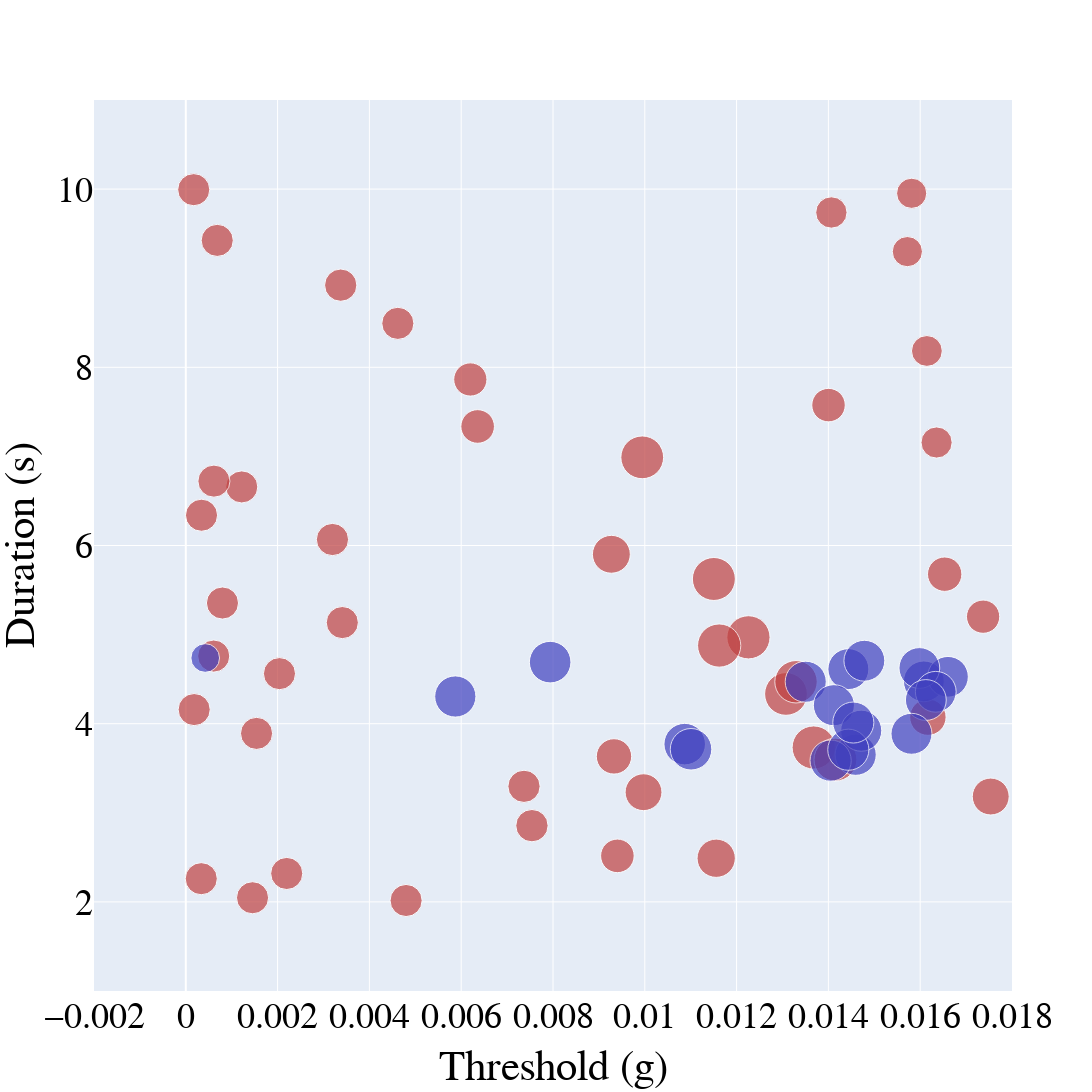

The notebook cell this image was saved under:
### Code cell
import plotly.graph_objects as go
import numpy as np

# Function to map a value in [1, 65] to a saturation percentage between 30% and 100%
def value_to_saturation(val, min_val=1, max_val=65, min_sat=0.5, max_sat=1.0, gamma=2):
    """
    Normalize the value to [0, 1], then apply a gamma transformation
    to obtain a non-linear mapping, and finally scale to [min_sat, max_sat].
    """
    norm = (val - min_val) / (max_val - min_val)
    sat = min_sat + (norm ** gamma) * (max_sat - min_sat)
    return round(sat * 100, 1)  # Return as percentage

# For R_PRE (red): use hue=0 and apply the saturation mapping to each third-column value
colors_red = [f'hsl(0, {value_to_saturation(val)}%, 50%)' for val in R_PRE[:, 2]]

# For R_ONB (blue): use hue=240 and apply the saturation mapping to each third-column value
colors_blue = [f'hsl(240, {value_to_saturation(val)}%, 50%)' for val in R_ONB[:, 2]]

# Font customization variables
font_family = "Times New Roman"
font_size = 36
font_color = "black"

# Create figure object
fig = go.Figure()

# Add first dataset R_PRE (red)
fig.add_trace(go.Scatter(
    x=R_PRE[:, 0],       # x-axis: threshold (first column)
    y=R_PRE[:, 1],       # y-axis: duration (second column)
    mode='markers',      # markers only
    marker=dict(
        size=R_PRE[:, 2] * 40,  # marker size scaled from the third column values
        color=colors_red        # marker color with saturation based on non-linear mapping
    ),
    name='R_PRE'
))

# Add second dataset R_ONB (blue)
fig.add_trace(go.Scatter(
    x=R_ONB[:, 0],       # x-axis: threshold (first column)
    y=R_ONB[:, 1],       # y-axis: duration (second column)
    mode='markers',      # markers only
    marker=dict(
        size=R_ONB[:, 2] * 40,  # marker size scaled from the third column values
        color=colors_blue       # marker color with saturation based on non-linear mapping
    ),
    name='R_ONB'
))

# Update overall layout: set font, square canvas, axis labels, and hide legend
fig.update_layout(
    font=dict(
        family=font_family,
        size=font_size,
        color=font_color
    ),
    width=1600,
    height=1600,
    showlegend=False,
    xaxis_title="Threshold (g)",
    yaxis_title="Duration (s)"
)

# Update x-axis range and tick font
fig.update_xaxes(
    range=[-0.002, 0.018],
    tickfont=dict(family=font_family, size=font_size, color=font_color)
)

# Update y-axis range and tick font
fig.update_yaxes(
    range=[1, 11],
    tickfont=dict(family=font_family, size=font_size, color=font_color)
)

# save the plot as png
# fig.write_image("overview.png")

# Show plot
fig.show()

### Figure 1 — Plotly figure (JSON) as saved in the notebook; plotly's stock layout.template omitted (floating-point values rounded to 4 significant figures)
{"data": [{"marker": {"color": ["hsl(0, 50.0%, 50%)", "hsl(0, 50.0%, 50%)", "hsl(0, 50.0%, 50%)", "hsl(0, 50.0%, 50%)", "hsl(0, 50.0%, 50%)", "hsl(0, 50.0%, 50%)", "hsl(0, 50.0%, 50%)", "hsl(0, 50.0%, 50%)", "hsl(0, 50.0%, 50%)", "hsl(0, 50.0%, 50%)", "hsl(0, 50.0%, 50%)", "hsl(0, 50.0%, 50%)", "hsl(0, 50.0%, 50%)", "hsl(0, 50.0%, 50%)", "hsl(0, 50.0%, 50%)", "hsl(0, 50.0%, 50%)", "hsl(0, 50.0%, 50%)", "hsl(0, 50.0%, 50%)", "hsl(0, 50.0%, 50%)", "hsl(0, 50.0%, 50%)", "hsl(0, 50.0%, 50%)", "hsl(0, 50.0%, 50%)", "hsl(0, 50.0%, 50%)", "hsl(0, 50.0%, 50%)", "hsl(0, 50.0%, 50%)", "hsl(0, 50.0%, 50%)", "hsl(0, 50.0%, 50%)", "hsl(0, 50.0%, 50%)", "hsl(0, 50.0%, 50%)", "hsl(0, 50.0%, 50%)", "hsl(0, 50.0%, 50%)", "hsl(0, 50.0%, 50%)", "hsl(0, 50.0%, 50%)", "hsl(0, 50.0%, 50%)", "hsl(0, 50.0%, 50%)", "hsl(0, 50.0%, 50%)", "hsl(0, 50.0%, 50%)", "hsl(0, 50.0%, 50%)", "hsl(0, 50.0%, 50%)", "hsl(0, 50.0%, 50%)", "hsl(0, 50.0%, 50%)", "hsl(0, 50.0%, 50%)", "hsl(0, 50.0%, 50%)", "hsl(0, 50.0%, 50%)", "hsl(0, 50.0%, 50%)"], "size": [32.1, 32.1, 30.17, 32.23, 33.57, 32.1, 38.28, 36.91, 32.23, 33.23, 43.11, 32.28, 36.86, 31.34, 32.15, 43.17, 42.7, 42.78, 32.1, 32.1, 33.6, 32.1, 32.1, 32.1, 30.17, 43.21, 42.97, 33.27, 32.1, 32.33, 31.16, 32.1, 30.82, 34.38, 32.1, 42.91, 33.49, 35.36, 32.1, 32.13, 37.88, 36.38, 32.1, 42.42, 32.1]}, "mode": "markers", "name": "R_PRE", "type": "scatter", "x": [0.0003365, 0.002199, 0.01572, 0.007368, 0.009403, 0.0006845, 0.01156, 0.01754, 0.003195, 0.006199, 0.01368, 0.003375, 0.009972, 0.01406, 0.00462, 0.01226, 0.01308, 0.009944, 0.000799, 0.001219, 0.006358, 0.002041, 0.001541, 0.001454, 0.01581, 0.01162, 0.0115, 0.01737, 0.0001824, 0.007541, 0.01636, 0.0003424, 0.01615, 0.01653, 0.0006082, 0.01415, 0.014, 0.009329, 0.0006128, 0.00341, 0.009272, 0.01617, 0.0048, 0.01329, 0.0001728], "y": [2.261, 2.319, 9.298, 3.297, 2.517, 9.424, 2.49, 3.183, 6.067, 7.863, 3.733, 8.922, 3.231, 9.738, 8.493, 4.97, 4.334, 6.989, 5.354, 6.657, 7.336, 4.562, 3.891, 2.046, 9.953, 4.877, 5.624, 5.201, 4.158, 2.856, 7.156, 6.34, 8.183, 5.678, 4.759, 3.597, 7.575, 3.633, 6.722, 5.135, 5.901, 4.074, 2.016, 4.471, 9.994]}, {"marker": {"color": ["hsl(240, 50.0%, 50%)", "hsl(240, 50.0%, 50%)", "hsl(240, 50.0%, 50%)", "hsl(240, 50.0%, 50%)", "hsl(240, 50.0%, 50%)", "hsl(240, 50.0%, 50%)", "hsl(240, 50.0%, 50%)", "hsl(240, 50.0%, 50%)", "hsl(240, 50.0%, 50%)", "hsl(240, 50.0%, 50%)", "hsl(240, 50.0%, 50%)", "hsl(240, 50.0%, 50%)", "hsl(240, 50.0%, 50%)", "hsl(240, 50.0%, 50%)", "hsl(240, 50.0%, 50%)", "hsl(240, 50.0%, 50%)", "hsl(240, 50.0%, 50%)", "hsl(240, 50.0%, 50%)", "hsl(240, 50.0%, 50%)", "hsl(240, 50.0%, 50%)"], "size": [40.92, 41.59, 40.78, 40.71, 40.86, 40.75, 41.05, 40.78, 28.67, 41.2, 41.06, 40.83, 41.52, 41.15, 41.07, 41.23, 40.96, 41.16, 41.06, 41.52]}, "mode": "markers", "name": "R_ONB", "type": "scatter", "x": [0.01444, 0.007938, 0.01608, 0.0166, 0.01478, 0.01598, 0.01351, 0.01634, 0.000423, 0.005872, 0.01412, 0.01612, 0.01087, 0.01459, 0.01471, 0.01405, 0.01581, 0.01443, 0.01454, 0.01101], "y": [4.613, 4.691, 4.475, 4.526, 4.707, 4.625, 4.471, 4.358, 4.737, 4.305, 4.208, 4.266, 3.771, 3.652, 3.921, 3.586, 3.887, 3.708, 4.013, 3.713]}], "layout": {"font": {"color": "black", "family": "Times New Roman", "size": 36}, "height": 1600, "showlegend": false, "width": 1600, "xaxis": {"range": [-0.002, 0.018], "tickfont": {"color": "black", "family": "Times New Roman", "size": 36}, "title": {"text": "Threshold (g)"}}, "yaxis": {"range": [1, 11], "tickfont": {"color": "black", "family": "Times New Roman", "size": 36}, "title": {"text": "Duration (s)"}}}}
